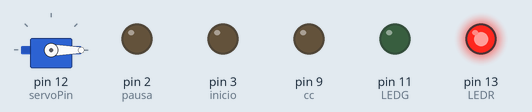
Recording of a sketch running on a simulated Arduino Uno, built with avr-gcc and run on an emulated ATmega328P. Parts: servo, output pins drawn as LEDs (lit = HIGH).

Above: at 0.1 s.
Timing chart, 0 to 1.6 s (numbered marks = the images above):
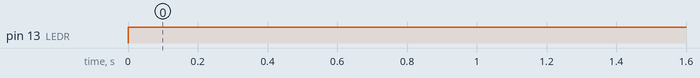

The sketch:

mestre.ino
```cpp
// MESTRE
//

#define LEDR 13
#define LEDG 11
#define cc 9
#define servoPin 12
//biblioteca p/ micro servo
#include <Servo.h>
Servo myservo;

byte volatile estado = 0;
int pos = 0;
int pausa = 2;
int inicio = 3;
volatile char c;

void setup()
{
  //configurações de pino
  pinMode(pausa, OUTPUT);
  pinMode(inicio, OUTPUT);
  pinMode(cc, OUTPUT);
  pinMode(LEDR, OUTPUT);
  pinMode(LEDG, OUTPUT);

  //configurações de registradores
  config_serial();
  interrupcoes();

  //inicia o servo
  myservo.attach(servoPin);
  myservo.write(pos);
}

void loop()
{
  //checa o sensor
  if (check_receive())
  {
    c = UDR0; //LEITURA
    if (c == 'S' and estado == 1)
    {
      //libera próxima peça
      myservo.write(45);
      delay(500);
      myservo.write(0);
    }
  }

  // atualiza o estado
  if (estado == 0){
    parado();
  }
  else
    operando();

}

void interrupcoes()
{
  //interruções RISING
  EICRA = (1 << ISC11) | (1 << ISC10)
        | (1 << ISC01) | (1 << ISC00);

  // habilita INT1 e INT0
  EIMSK = (1 << INT1) | (1 << INT0);

  //INT0 -> STOP
  //INT1 -> START
}

// ações do modo parado
void parado()
{
  troca_cor(false);
  digitalWrite(cc,0);
}

// ações do modo operando
void operando()
{
  troca_cor(true);
  digitalWrite(cc,1);
}

// atualiza o led
void troca_cor(bool modo)
{
  if (modo == true)
  {
    digitalWrite(LEDR, 0);
    digitalWrite(LEDG, 1);
  }
  else
  {
    digitalWrite(LEDG, 0);
    digitalWrite(LEDR, 1);
  }
}

bool check_receive()
{
  if (UCSR0A & (1 << RXC0)) // testa o bit de recebimento
  	return true;
  else
  	return false;
}

void config_serial()
{
  UBRR0 = 103; // Taxa de 9600
  // Liga    transmissor |    receptor
  UCSR0B = ( 1 << TXEN0 ) | ( 1 << RXEN0 );
  UCSR0C = ( 1 << UCSZ00 ); // 8 bits de pacotes
  UCSR0C |= ( 1 << UCSZ01 );
}


// interrupção do botão stop
ISR(INT0_vect)
{
  estado = 0;
  UDR0 = 'D';
}

// interrupção do botão start
ISR(INT1_vect)
{
  estado = 1;
  UDR0 = 'L';
}
```

Measured:
- by itself, pin 13 (LEDR): LOW → HIGH at 0.00 s
